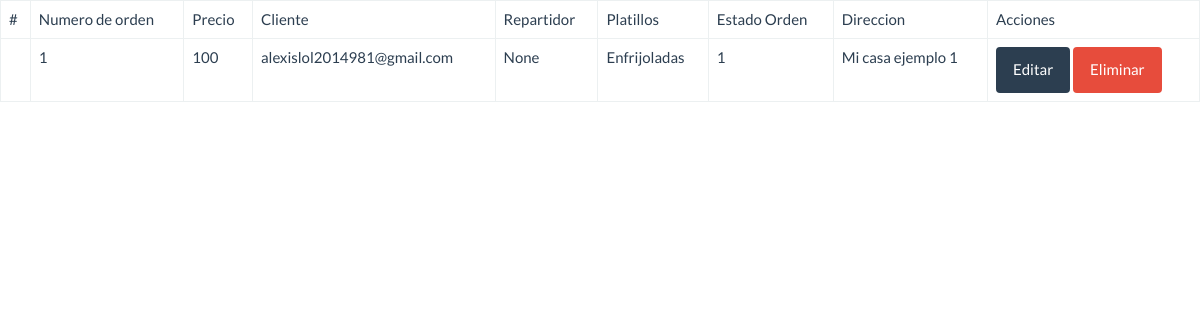
Before: /administrador/lista-ordenes/ (signed in) with the older database file.
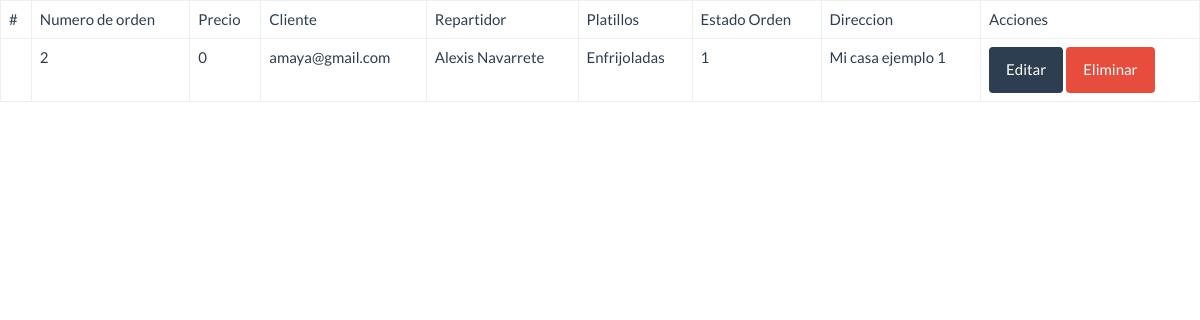
After: the same page with the newer database file.
### administrador/models.py (models this page shows)
class Orden(models.Model):
	id_orden = models.AutoField(primary_key=True)
	precio_orden = models.IntegerField(null=False, default = 0)
	id_cliente_orden = models.ForeignKey('cliente.Cliente', on_delete=models.SET_DEFAULT, default=0)
	id_repartidor_orden = models.ForeignKey('repartidor.Repartidor',on_delete= models.SET_NULL, blank =True,  null=True)
	id_platillo_orden  = models.ManyToManyField('platillo.Platillo', null=True)
	id_estado_orden =    models.ForeignKey('EstadoOrden',  on_delete=models.SET_DEFAULT, default=0)
	direccion_entrega_orden  = models.ForeignKey('cliente.Direccion', null=False, on_delete=models.CASCADE)
	class Meta:
		db_table = 'orden'
		verbose_name_plural = "Ordenes"

class EstadoOrden(models.Model):
	id_estado = models.IntegerField(primary_key=True)
	descripcion_estado = models.CharField(max_length=30)
	class Meta:
		db_table = 'estado_orden'
		verbose_name_plural = "EstadosOrden"
	def __str__(self):
		return '{}'.format(self.id_estado)

### cliente/models.py (models this page shows)
class Cliente(models.Model):
    user_cliente = models.OneToOneField(User, on_delete=models.CASCADE, unique=True)
    id_cliente = models.AutoField(primary_key=True, db_column='id_cliente')
    nombre_cliente = models.CharField(max_length=64)
    apellido_pa_cliente = models.CharField(max_length=100)
    apellido_ma_cliente = models.CharField(max_length=100)
    telefono_cliente = models.CharField(max_length=10)
    def __str__(self):
        return str(self.user_cliente)
    class Meta:
        db_table = 'cliente'
        verbose_name_plural = "Clientes"

class Direccion(models.Model):
    id_direccion = models.IntegerField(primary_key=True)
    id_cliente =  models.ForeignKey(Cliente, models.DO_NOTHING)
    descripcion_direccion = models.CharField(max_length=200)
    class Meta:
        db_table = 'direccion'
        verbose_name_plural = "Direcciones"
        unique_together = (('id_cliente', 'descripcion_direccion' ))
    def __str__(self):
        return '{}'.format(self.descripcion_direccion)

### platillo/models.py (models this page shows, shortened)
class Platillo(models.Model):
    nombre = models.CharField(max_length=200, unique=True)
    descripcion = models.CharField(max_length=500, null=True)
    precio = models.FloatField(null=False, default=0)
    imagen = models.ImageField(null=True, upload_to=directorio_imagen)
    categoria = models.ForeignKey('categoria.Categoria', on_delete=models.CASCADE)
    def __str__(self):
        return self.nombre
    class Meta:
        db_table = 'platillo'
        verbose_name_plural = "Platillos"

### repartidor/models.py (models this page shows)
class Repartidor(models.Model):
	user = models.OneToOneField(User, on_delete=models.CASCADE, unique=True)
	id_repatidor = models.AutoField(primary_key=True, db_column='id_repatidor')
	nombre_repartidor = models.CharField(max_length=64)
	apellido_paterno_repartidor = models.CharField(max_length=100)
	apellido_materno_repartidor = models.CharField(max_length=100)
	def __str__(self):
		return self.nombre_repartidor + " " + self.apellido_paterno_repartidor
	class Meta:
		db_table = 'repartidor'
		verbose_name_plural = "Repartidores"

### administrador/views.py (the view)
    def _inner(request, *args, **kwargs):
        if not request.user.is_superuser:
            raise PermissionDenied
        return function(request, *args, **kwargs)

### administrador/views.py (called while the page is built)
def superuser_only(function):
    def _inner(request, *args, **kwargs):
        if not request.user.is_superuser:
            raise PermissionDenied
        return function(request, *args, **kwargs)
    return _inner

@login_required
@superuser_only
def lista_ordenes(request):
	ordenes = Orden.objects.all().order_by('id_orden')
	contexto = {'ordenes': ordenes}
	return render(request, 'administrador/lista_ordenes.html',contexto)

### templates/administrador/lista_ordenes.html (shortened to what this page needs)
{% load static %}
<!DOCTYPE html>
<html>
<head>
	<link rel="stylesheet" href="{% static 'css/bootstrap.min.css' %}">
</head>
<body>
<table class="table table-bordered">
	<thead>
		<tr>
			<td>#</td>
			<td>Numero de orden</td>
			<td>Precio</td>
			<td>Cliente</td>
			<td>Repartidor</td>
			<td>Platillos</td>
			<td>Estado Orden</td>
			<td>Direccion</td>
			<td>Acciones</td>
		</tr>
	</thead>
	<tbody>
		{% if ordenes %}
		{% for orden in ordenes%}
		<tr>
			<td></td>
			<td>{{orden.id_orden}}</td>
			<td>{{orden.precio_orden}}</td>
			<td>{{orden.id_cliente_orden}}</td>
			<td>{{orden.id_repartidor_orden}}</td>
			<td>
			{% for platillo in orden.id_platillo_orden.all %}
				{{platillo}}
			{% endfor %}
			</td>
			<td>{{orden.id_estado_orden}}</td>
			<td>{{orden.direccion_entrega_orden}}</td>
			<td>
				<a class="btn btn-primary" href="{% url 'administrador:editar_orden' orden.id_orden %}">Editar</a>
				<a class="btn btn-danger" href="{% url 'administrador:eliminar_orden' orden.id_orden %}">Eliminar</a>
			</td>
		</tr>
		{% endfor %}
		{% else %}
		<h1>No existen ordenes generadas</h1>
		{% endif %}
	</tbody>
</table>
</body>
</html>

Changed rows visible on the page:
removed Orden: id_orden "1", precio_orden "100", id_cliente_orden "alexislol2014981@gmail.com", id_repartidor_orden "None", id_estado_orden "1", direccion_entrega_orden "Mi casa ejemplo 1", Platillo (nombre "Enfrijoladas")
added Orden: id_orden "2", precio_orden "0", id_cliente_orden "amaya@gmail.com", id_repartidor_orden "Alexis Navarrete", id_estado_orden "1", direccion_entrega_orden "Mi casa ejemplo 1", Platillo (nombre "Enfrijoladas")
